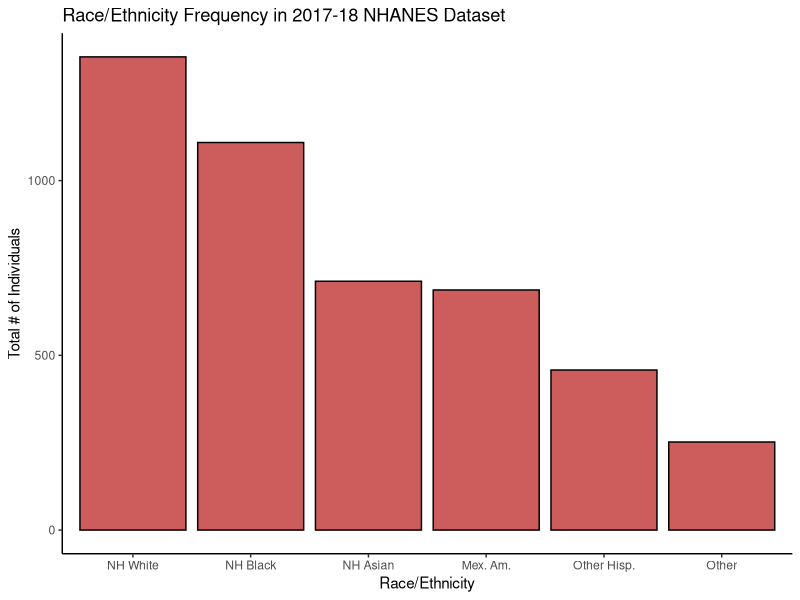
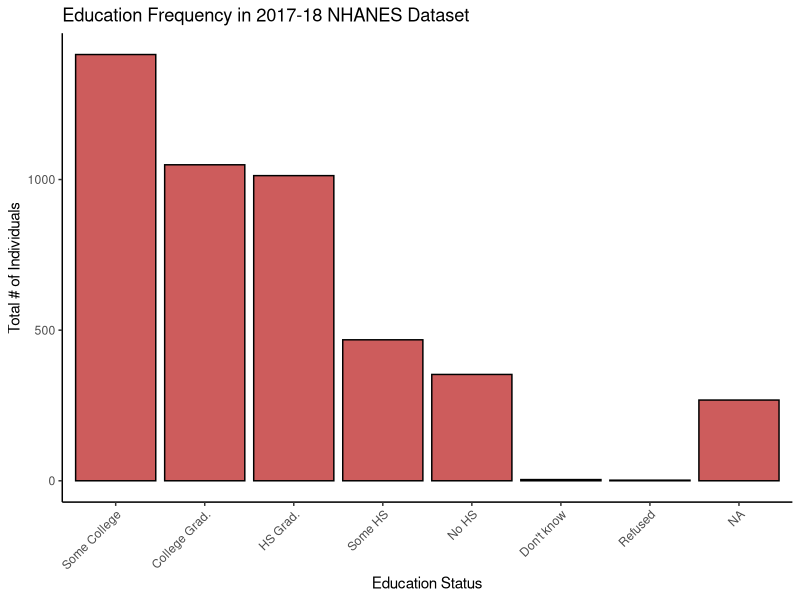
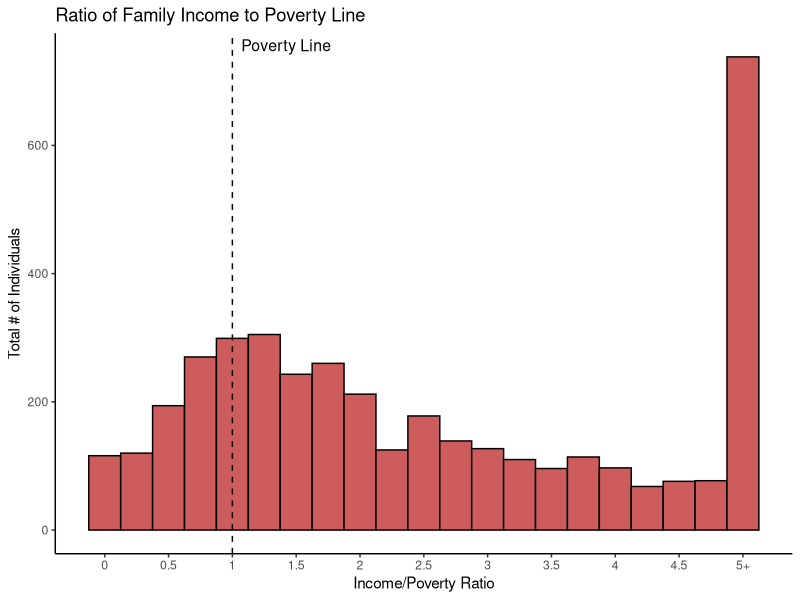
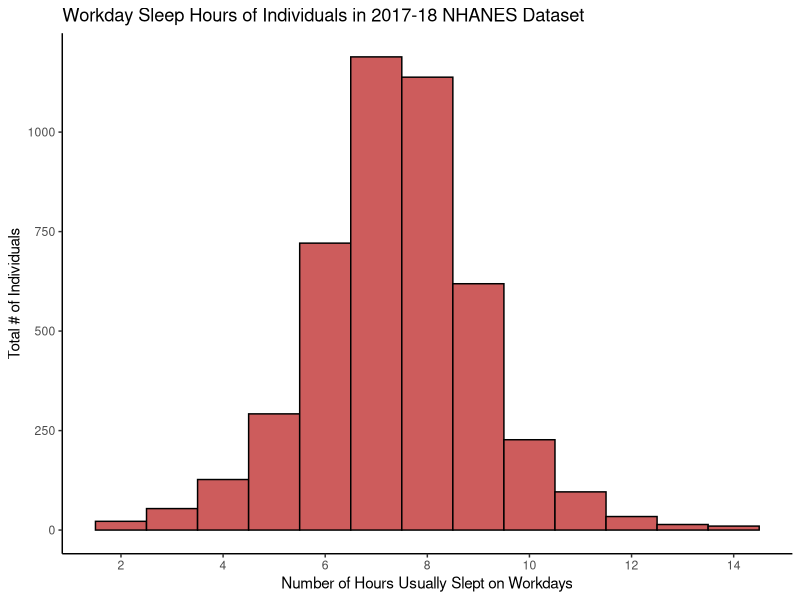

Recreate these plots in R, in order. (Note: this script raises an error after producing the figures.)
library(ggplot2)
library(forcats)

dataset=read.csv('./data/unweighted_dataset_11_17.csv')

colnames(dataset)

gender_plot=ggplot(dataset, aes(RIAGENDR, fill=RIAGENDR)) + geom_bar() + 
  scale_fill_manual(values = c(
  "indianred", "cornflowerblue")) + 
  labs(title = "Gender Frequency in 2017-18 NHANES Dataset", 
       fill = "Gender", x = "Gender", y = "Total # of Individuals") +
  theme_classic()


age_plot=ggplot(dataset, aes(RIDAGEYR)) + geom_histogram(binwidth=5, fill="indianred", color="black")  + 
  labs(title = "Age Frequency in 2017-18 NHANES Dataset",
       x = "Age (years)", y = "Total # of Individuals") +
  theme_classic()

re_plot=ggplot(dataset, aes(fct_infreq(RIDRETH3), fill=RIDRETH3)) + geom_bar(fill="indianred", color="black") +
  labs(title = "Race/Ethnicity Frequency in 2017-18 NHANES Dataset", 
       x = "Race/Ethnicity", y = "Total # of Individuals") +
  scale_x_discrete(
    labels = c(
      "Mexican American" = "Mex. Am.",
      "Non-Hispanic Asian" = "NH Asian",
      "Non-Hispanic Black" = "NH Black",
      "Non-Hispanic White" = "NH White",
      "Other Hispanic" = "Other Hisp.",
      "Other Race - Including Multi-Racial" = "Other"
    )) +
  theme_classic()
re_plot

library(forcats)
educ_plot=ggplot(dataset, aes(fct_infreq(DMDEDUC2))) + geom_bar(fill="indianred", color="black") +
  labs(title = "Education Frequency in 2017-18 NHANES Dataset", 
       x = "Education Status", y = "Total # of Individuals") +
  scale_x_discrete( 
    labels = c(
      "9-11th grade (Includes 12th grade with no diploma)" = "Some HS",
      "College graduate or above" = "College Grad.",
      "High school graduate/GED or equivalent" = "HS Grad.",
      "Less than 9th grade" = "No HS",
      "Some college or AA degree" = "Some College"
    )) +
  theme_classic() +
  theme(
    axis.text.x = element_text(angle = 45, hjust = 1)
  )
educ_plot

table(dataset$INDFMPIR)
income_plot=ggplot(dataset, aes(INDFMPIR)) + geom_histogram(binwidth=0.25, fill="indianred", color="black")  + 
  labs(title = "Ratio of Family Income to Poverty Line",
       x = "Income/Poverty Ratio", y = "Total # of Individuals") +
  scale_x_continuous(
    breaks = seq(0, 5, by=0.5),
    labels = c(as.character(seq(0, 4.5, by=0.5)), "5+")
  ) +
  geom_vline(
    xintercept = 1.0,
    linetype = "dashed",
    color = "black"
  ) +
  annotate(
    "text",
    x = 1.0,
    y = Inf,
    label = "Poverty Line",
    vjust = 1.5,
    hjust = -0.1,
    size = 4
  ) +
  theme_classic()
income_plot

sleep_plot=ggplot(dataset, aes(SLD012)) + geom_histogram(binwidth=1, fill="indianred", color="black")  + 
  labs(title = "Workday Sleep Hours of Individuals in 2017-18 NHANES Dataset",
       x = "Number of Hours Usually Slept on Workdays", y = "Total # of Individuals") +
  scale_x_continuous(breaks = seq(0, 14, by = 2)) +
  theme_classic()
sleep_plot

dataset = dataset %>%
  mutate(
    PAD680 = na_if(PAD680, 9999))
    
sedentary_plot=ggplot(dataset, aes(PAD680)) + geom_histogram(binwidth=120, fill="indianred", color="black")  + 
  labs(title = "Sedentary Minutes per Day of Individuals in 2017-18 NHANES Dataset",
       x = "Sedentary Minutes per Day", y = "Total # of Individuals") +
  scale_x_continuous(breaks = seq(0, 1440, by = 120)) +
  theme_classic()
sedentary_plot


dataset = dataset %>%
  mutate(
    ALQ130 = replace(ALQ130, ALQ130 %in% c(777, 999), NA)
  )

alc_plot=ggplot(dataset, aes(x = ALQ130)) +
  geom_histogram(
    binwidth = 1,
    boundary = 0.5,
    fill = "indianred",
    color = "black"
  ) +
  labs(title = "Avg. Number of Alcoholic Drinks/day in Last Year in 2017-18 NHANES Dataset",
       x = "Avg. # of Alcoholic Drinks/day in Last Year", y = "Total # of Individuals")+
  scale_x_continuous(
    breaks = 1:15,
    labels = c(as.character(1:14), "15+")
  ) +
  theme_classic()
alc_plot

joint_plot=ggplot(dataset %>% 
                            dplyr::filter(!is.na(DUQ219)) %>%
                            mutate(DUQ219 = factor(
                              DUQ219,
                              levels = c(
                                "1 per day",
                                "2 per day",
                                "3-5 per day",
                                "Six or more per day"
                              ))), 
                          aes(DUQ219)) +
  geom_bar(fill="indianred", color="black") +
  labs(title = "Number of Joints Smoked per Day by Individuals in 2017-18 NHANES Dataset", 
       x = "Joints/Day", y = "Total # of Individuals") +
  scale_x_discrete(
    labels = c(
      "1 per day" = "1",
      "2 per day" = "2",
      "3-5 per day" = "3-5",
      "Six or more per day" = "6+"
    )) +
  theme_classic()
joint_plot


table(dataset$DUQ220U)
recent_weed_plot=ggplot(dataset, aes(fct_infreq(DUQ220U), fill=DUQ220U)) + geom_bar() + 
  scale_fill_manual(values = c(
    "gray", "darkgreen")) + 
  labs(title = "Last Time Individuals Used Marijuana in 2017-18 NHANES Dataset", 
       fill = "Last Time Using Marijuana", x = "Last Time Using Marijuana", y = "Total # of Individuals") +
  theme_classic()
recent_weed_plot

tobacco_plot=ggplot(dataset, aes(fct_infreq(SMDANY))) + 
  geom_bar(fill="indianred", color="black")  + 
  labs(title = "Last Time Individuals Used Tobacco in 2017-18 NHANES Dataset", 
       fill = "Last Time Using Tobacco", x = "Last Time Using Tobacco", y = "Total # of Individuals") +
  scale_x_discrete( 
    labels = c(
      "Yes" = "Past 5 Days",
      "No" = "Not In Past 5 Days"
    )) +
  theme_classic() +
    theme(
    axis.text.x = element_text(angle = 45, hjust = 1)
  )
tobacco_plot
colnames(dataset)

long_work_plot=ggplot(dataset %>% dplyr::filter(!is.na(OCQ210)), aes(fct_infreq(OCQ210), fill=OCQ210)) + geom_bar() + 
  scale_fill_manual(values = c(
    "gray", "indianred")) + 
  labs(title = "Individuals Often Work 35+ Hours per Week in 2017-18 NHANES Dataset (NA=3741)", 
       fill = "Works 35+ Hrs/Week", x = "Works 35+ Hrs/Week", y = "Total # of Individuals") +
  theme_classic()
long_work_plot
